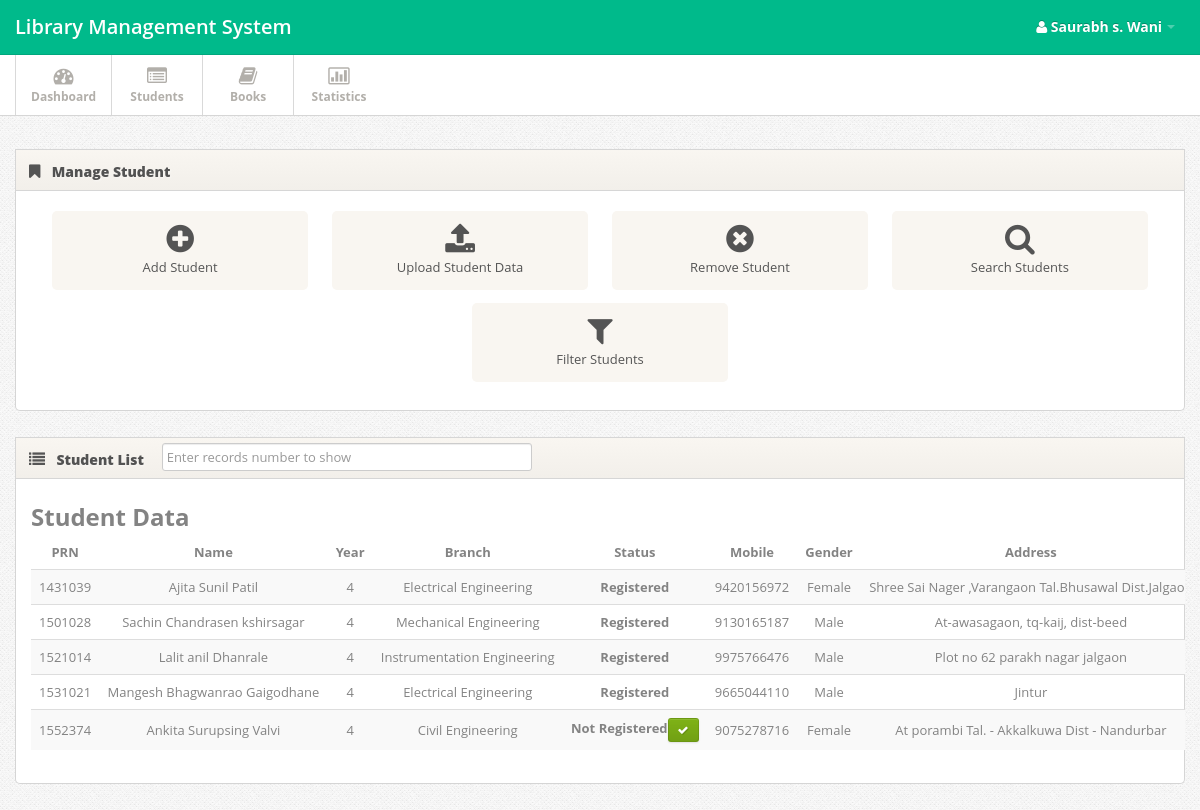
Page /student.php (signed in) on the committed database.
### tables this page shows
CREATE TABLE `student` (
  `stid` int(11) UNSIGNED NOT NULL,
  `prn` varchar(11) NOT NULL,
  `Name` varchar(30) NOT NULL,
  `Email` varchar(256) NOT NULL,
  `mobile` bigint(255) NOT NULL,
  `branch` varchar(30) NOT NULL,
  `admi_year` date NOT NULL,
  `status` varchar(30) NOT NULL DEFAULT '0',
  `Gender` text NOT NULL,
  `Address` longtext NOT NULL
);

### fun.php (called while the page is built, shortened)
<?php
function select($var,$col,$condtn)
{
	$query="SELECT $var FROM $col $condtn";
	$sql=mysqli_query($GLOBALS['connection'],$query);
	return $sql;
}
function diff_date($date1,$date2,$category)
{
	$diff = abs(strtotime($date2) - strtotime($date1));
	$years = floor($diff / (365*60*60*24));
	$months = floor(($diff - $years * 365*60*60*24) / (30*60*60*24));
	$days = floor(($diff - $years * 365*60*60*24 - $months*30*60*60*24)/ (60*60*24));
	if ($category=="Y"){return $years;}
	elseif($category=="M"){return $months;}
	elseif($category=="D"){ if($months>=1){return $months*30+$days;}else{return $days;} }
	else{return $years."y-".$months."m-".$days."d";}
}
?>

### student.php (the view, shortened to what this page needs)
<?php
include('header.php');
?>
<div class="span12">
  <div class="widget">
    <div class="widget-header"> <i class="icon-bookmark"></i>
      <h3>Manage Student</h3>
    </div>
    <div class="widget-content">
      <div class="shortcuts">
        <a href="#myModal" role="button" data-toggle="modal" class="shortcut"><i class="shortcut-icon icon-plus-sign"></i><span class="shortcut-label">Add Student</span> </a>
        <a href="#myModal3" role="button" data-toggle="modal" class="shortcut"><i class="shortcut-icon icon-upload-alt"></i><span class="shortcut-label">Upload Student Data</span> </a>
        <a href="#myModal2" role="button" data-toggle="modal" class="shortcut"><i class="shortcut-icon icon-remove-sign"></i> <span class="shortcut-label">Remove Student</span> </a>
        <a href="gt.php?page=IMPORT-EXPORT" class="shortcut"> <i class="shortcut-icon icon-search"></i><span class="shortcut-label">Search Students</span> </a>
        <a href="#myModal1" role="button" data-toggle="modal" class="shortcut"><i class="shortcut-icon icon-filter"></i><span class="shortcut-label">Filter Students</span> </a>
      </div>
    </div>
  </div>
  <div class="widget">
    <div class="widget-header"><i class='icon-list'></i>
      <h3><?php
      $result=select("*","student","WHERE 1");
      $row=mysqli_num_rows($result);
      if($row!=0){ ?>
        <form  action="student.php" method="GET" >
          Student List
          &emsp;<input class="span4 m-wrap" type="number" name="cnt" autocomplete="off" placeholder="Enter records number to show">
        </form>
      <?php } ?>
    </h3>
  </div>
  <div class="widget-content">
    <div class="container">
      <h2>Student Data</h2>
      <table class="table table-striped">
        <thead>
          <tr>
            <th><center>PRN</center></th>
            <th><center>Name</center></th>
            <th><center>Year</center></th>
            <th><center>Branch</center></th>
            <th><center>Status</center></th>
            <th><center>Mobile</center></th>
            <th><center>Gender</center></th>
            <th><center>Address</center></th>
          </tr>
        </thead>
        <tbody>
          <?php
          $cnt = 5;
          $result=select("*","student","ORDER BY prn LIMIT $cnt");
          while($std=mysqli_fetch_assoc($result))
          {
            echo "<tr>
            <td><center> ".$std['prn']."</center></td>
            <td><center> ".$std['Name']."</center></td>
            <td><center> ".(diff_date($std['admi_year'],date("Y-m-d H:i:s"),"Y")+1)."</center></td>
            <td><center> ".$std['branch']."</center></td>
            <td><center>
            <b> ";?>
            <?php
            if($std['status']!="1"){echo "Not Registered";}else{echo "Registered";}
            echo "</b>";
            if($std['status']!="1"){
              echo "<a href='reg.php?prn=".$std['prn']."' title='Register' name='register' class='btn btn-mini btn-success'><i class='btn-icon-only icon-ok' style='margin: 0px 0px 20px;'></i>";}
              echo "</a></center></td>
              <td><center> ".$std['mobile']."</center></td>
              <td><center> ".$std['Gender']."</center></td>
              <td><center> ".$std['Address']."</center></td>
              </tr>";
            }
            ?>
          </tbody>
        </table>
      </div>
    </div>
  </div>
</div>
<?php
include('footer.php');
?>

### css/style.css (style rules this page uses)
body { background: #f9f6f1; font: 13px/1.7em 'Open Sans'; }
input, button, select, textarea { font-family: 'Open Sans'; }
.btn-icon-only { padding-right: 3px; padding-left: 3px; }
.table td { vertical-align: middle; }
.widget { position: relative; clear: both; width: auto; margin-bottom: 2em; overflow: hidden; }
.widget-header { position: relative; height: 40px; line-height: 40px; background: #f9f6f1; background:-moz-linear-gradient(top, #f9f6f1 0%, #f2efea 100%); background:-webkit-gradient(linear, left top, left bottom, color-stop(0%,#f9f6f1), color-stop(100%,#f2efea)); background:-webkit-linear-gradient(top, #f9f6f1 0%,#f2efea 100%); background:-o-linear-gradient(top, #f9f6f1 0%,#f2efea 100%); background:-ms-linear-gradient(top, #f9f6f1 0%,#f2efea 100%); background:linear-gradient(top, #f9f6f1 0%,#f2efea 100%); filter: progid:DXImageTransform.Microsoft.gradient(startColorstr='#f9f6f1', endColorstr='#f2efea'); -ms-filter: "progid:DXImageTransform.Microsoft.gradient(startColorstr='#f9f6f1', endColorstr='#f2efea')"; border: 1px solid #d6d6d6; -webkit-background-clip: padding-box; }
.widget-header h3 { position: relative; top: 2px; left: 10px; display: inline-block; margin-right: 3em; font-size: 14px; font-weight: 800; color: #525252; line-height: 18px; text-shadow: 1px 1px 2px rgba(255,255,255,.5); }
.widget-header [class^="icon-"], .widget-header [class*=" icon-"] { display: inline-block; margin-left: 13px; margin-right: -2px; font-size: 16px; color: #555; vertical-align: middle; }
.widget-content { padding: 20px 15px 15px; background: #FFF; border: 1px solid #D5D5D5; -moz-border-radius: 5px; -webkit-border-radius: 5px; border-radius: 5px; }
.widget-header+.widget-content { border-top: none; -webkit-border-top-left-radius: 0; -webkit-border-top-right-radius: 0; -moz-border-radius-topleft: 0; -moz-border-radius-topright: 0; border-top-left-radius: 0; border-top-right-radius: 0; }
.widget-content:before, .widget-content:after { content:""; display:table; }
.widget-content:after { clear:both; }
.widget-content { zoom:1; }

### css/pages/dashboard.css (style rules this page uses)
.shortcuts { text-align: center; }
.shortcuts .shortcut { width: 22.50%; display: inline-block; padding: 12px 0; margin: 0 .9% 1em; vertical-align: top; text-decoration: none; background: #f9f6f1; border-radius: 5px; }
.shortcuts .shortcut .shortcut-icon { margin-top: .25em; margin-bottom: .25em; font-size: 32px; color: #545454; }
.shortcuts .shortcut-label { display: block; font-weight: 400; color: #545454; }

### css/pages/signin.css (style rules this page uses)
body { background: url(../../images/body-bg.png); color:#838383; font: 13px/1.7em 'Open Sans'; }

### rows in the picture
student: prn "1431039", Name "Ajita Sunil Patil", branch "Electrical Engineering", status "Registered", mobile "9420156972", Gender "Female", Address "Shree Sai Nager ,Varangaon Tal.Bhusawal…"
student: prn "1501028", Name "Sachin Chandrasen kshirsagar", branch "Mechanical Engineering", status "Registered", mobile "9130165187", Gender "Male", Address "At-awasagaon, tq-kaij, dist-beed"
student: prn "1521014", Name "Lalit anil Dhanrale", branch "Instrumentation Engineering", status "Registered", mobile "9975766476", Gender "Male", Address "Plot no 62 parakh nagar jalgaon"
student: prn "1531021", Name "Mangesh Bhagwanrao Gaigodhane", branch "Electrical Engineering", status "Registered", mobile "9665044110", Gender "Male", Address "Jintur"
student: prn "1552374", Name "Ankita Surupsing Valvi", branch "Civil Engineering", status "Not Registered", mobile "9075278716", Gender "Female", Address "At porambi Tal. - Akkalkuwa Dist - Nandurbar"

### other values in the picture
$_SESSION['sn'] "Saurabh s. Wani"
